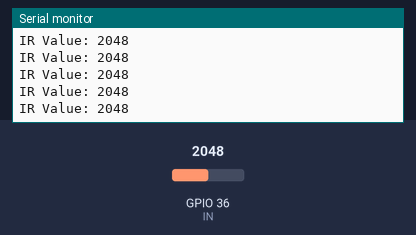
The sketch below on a simulated ESP32. Parts: the last lines printed to the serial monitor. Inputs (shaded band) come from the test bench; at power-on: GPIO 36 (IN) = 2048.

Above: at 1.2 s.
1.3 s: GPIO 36 (IN) set to 2440
At 1.32 s:
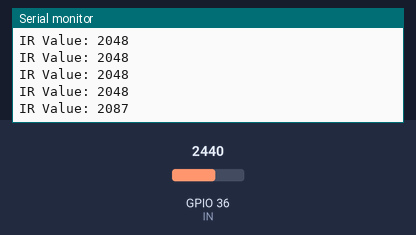
2.8 s: GPIO 36 (IN) set to 2360
At 2.84 s:
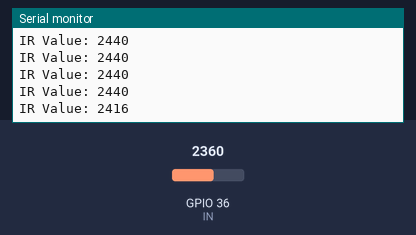
Timing chart, 0 to 5.8 s (numbered marks = the images above; inputs shaded):
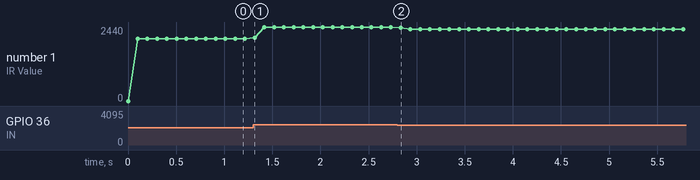

Measured:
- after the input at 1.3 s, the serial monitor: prints a new line at once (image 1)
- after the input at 2.8 s, the serial monitor: prints a new line at once (image 2)
- plotted number 1: 2048 → 2440 after the input at 1.3 s, 2440 → 2360 after the input at 2.8 s

The sketch:

DetectanalogvalueAVG.ino
```cpp
//arduino basic analog read and print with an averaged value.
const int IN = A0; //
int Irvalue = 0; //
int blackPong = 0;
int iravg = 0;
int currentirValue;
int whitePong = 0;
int minUs = 500;
int maxUs = 2400;
int servo1Pin = 26;
int servo2Pin = 16;
int button1Pin = 0;
int buttonValue = 0;
const int blackValue = 0;
const int whiteValue = 0;
const int noBallLight = 0;
/*ESP32PWM pwm;

class Sorter {
  Servo servo;

  public:
  Sorter(){
    servo.attach(servo1Pin, minUs, maxUs);
  }
  //do we want these here?
  void left(){
    servo.write(170);
    delay(160);             // waits 100ms for the servo to reach the position
    servo.write(90);
    delay(160);
  }

  void right(){
      servo.write(10);
      delay(180);             // waits 100ms for the servo to reach the position
      servo.write(90);
      delay(180);
    }

  void sortBall(){
    if (Irvalue >= 2000 && Irvalue <= 4000) {
        right();
        delay(360);
    }
    //black ping pong ball
    if (Irvalue >= 400 && Irvalue <= 700) {
      left();
      delay(360);
    }
  }
};
*/
int detectValue(){
  for (int i = 0; i < 10; i++) {
    iravg += analogRead(IN);
    delay(10);
  }
 int newIrValue = (iravg/10);
 iravg = 0;
 return newIrValue;

}

void setup() {
  Serial.begin(9600);
  }
 /* ESP32PWM::allocateTimer(0);
  ESP32PWM::allocateTimer(1);
  ESP32PWM::allocateTimer(2);
  ESP32PWM::allocateTimer(3);
  Serial.begin(115200);// attaches the servo on pin 9 to the servo object
  //servo1.attach(servo1Pin, minUs, maxUs);
  servo2.attach(servo2Pin, minUs, maxUs);
}

Sorter sorter;
*/
void loop() {

  //Irvalue = analogRead(IN);
  //buttonValue = digitalRead(button);
  Serial.print("IR Value: ");
  Serial.println(Irvalue);
  Irvalue = detectValue();

  //sorter.sortBall();
  //white ping pong ball


}
```
